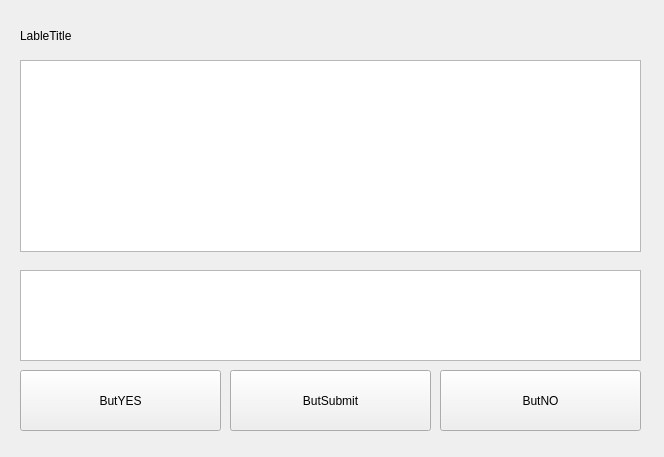
<?xml version="1.0" encoding="UTF-8"?>
<ui version="4.0">
 <class>simpleTest</class>
 <widget class="QMainWindow" name="simpleTest">
  <property name="geometry">
   <rect>
    <x>0</x>
    <y>0</y>
    <width>664</width>
    <height>457</height>
   </rect>
  </property>
  <property name="windowTitle">
   <string>MainWindow</string>
  </property>
  <widget class="QWidget" name="centralwidget">
   <widget class="QLabel" name="LabelTitle">
    <property name="geometry">
     <rect>
      <x>20</x>
      <y>20</y>
      <width>131</width>
      <height>31</height>
     </rect>
    </property>
    <property name="text">
     <string>LableTitle</string>
    </property>
   </widget>
   <widget class="QTextBrowser" name="Txt_Prob">
    <property name="geometry">
     <rect>
      <x>20</x>
      <y>60</y>
      <width>621</width>
      <height>192</height>
     </rect>
    </property>
   </widget>
   <widget class="QPushButton" name="ButYES">
    <property name="geometry">
     <rect>
      <x>20</x>
      <y>370</y>
      <width>201</width>
      <height>61</height>
     </rect>
    </property>
    <property name="text">
     <string>ButYES</string>
    </property>
   </widget>
   <widget class="QPushButton" name="ButNO">
    <property name="geometry">
     <rect>
      <x>440</x>
      <y>370</y>
      <width>201</width>
      <height>61</height>
     </rect>
    </property>
    <property name="text">
     <string>ButNO</string>
    </property>
   </widget>
   <widget class="QPushButton" name="ButSubmit">
    <property name="geometry">
     <rect>
      <x>230</x>
      <y>370</y>
      <width>201</width>
      <height>61</height>
     </rect>
    </property>
    <property name="text">
     <string>ButSubmit</string>
    </property>
   </widget>
   <widget class="QTextEdit" name="Txt_Ans">
    <property name="geometry">
     <rect>
      <x>20</x>
      <y>270</y>
      <width>621</width>
      <height>91</height>
     </rect>
    </property>
   </widget>
  </widget>
 </widget>
 <resources/>
 <connections/>
</ui>
